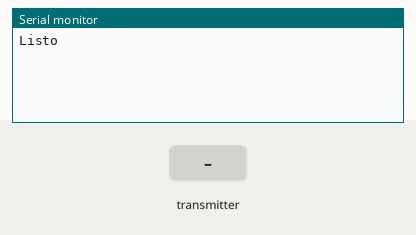
Recording of a sketch running on a simulated Arduino Uno, built with avr-gcc and run on an emulated ATmega328P. Shown: the last lines printed to the serial monitor. The test bench sets the inputs (shaded band). No radio packets arrive unless stated.

Above: at 1.2 s.
1.3 s: the transmitter starts sending transmission = 0
At 1.37 s:
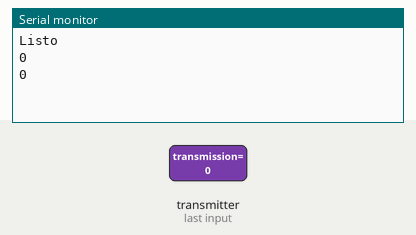
3.2 s: the transmitter starts sending transmission = 256
At 3.27 s:
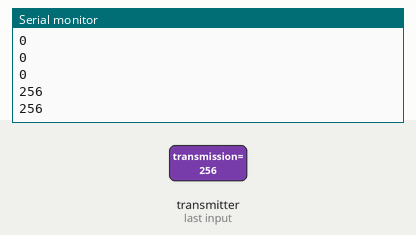

Measured:
- after the input at 1.3 s, the serial monitor: prints a new line at once (image 1)
- after the input at 3.2 s, the serial monitor: prints a new line at once (image 2)

The sketch:

pruebaRCMEGA.ino
```cpp
#include <SPI.h>
#include <nRF24L01.h>
#include <RF24.h>

RF24 radio(7, 8); // CE, CSN
const byte addresses[][6] = {"00001","00002"};

int mensaje;
int transmission;


void setup() {
  Serial.begin(9600);
radio.begin();
  radio.openWritingPipe(addresses[0]);
  radio.openReadingPipe(1, addresses[1]);
    radio.setPALevel(RF24_PA_MIN);
  radio.startListening();
  Serial.println("Listo");

}

void loop() {
if (radio.available()){
  radio.read(&transmission,sizeof(transmission));
  Serial.println(transmission);
  delay(5);
}

}
```
